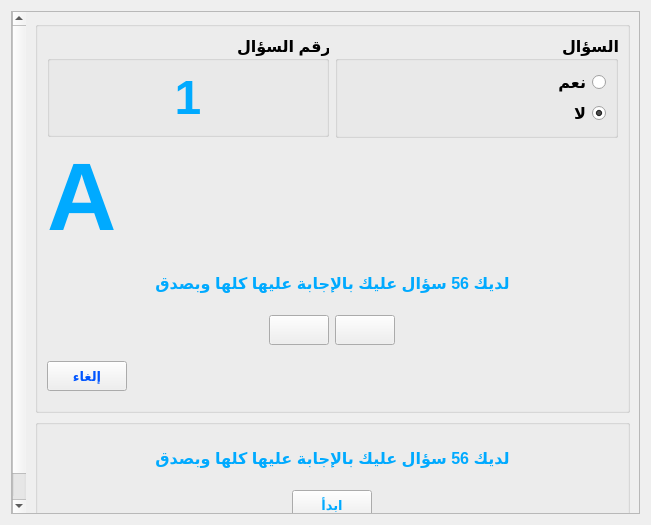
<?xml version="1.0" encoding="UTF-8"?>
<ui version="4.0">
 <class>Hbdtest</class>
 <widget class="QWidget" name="Hbdtest">
  <property name="geometry">
   <rect>
    <x>0</x>
    <y>0</y>
    <width>651</width>
    <height>525</height>
   </rect>
  </property>
  <property name="windowTitle">
   <string>Form</string>
  </property>
  <property name="layoutDirection">
   <enum>Qt::RightToLeft</enum>
  </property>
  <layout class="QVBoxLayout" name="verticalLayout_8">
   <item>
    <widget class="QScrollArea" name="scrollArea">
     <property name="widgetResizable">
      <bool>true</bool>
     </property>
     <widget class="QWidget" name="scrollAreaWidgetContents">
      <property name="geometry">
       <rect>
        <x>0</x>
        <y>0</y>
        <width>606</width>
        <height>618</height>
       </rect>
      </property>
      <layout class="QVBoxLayout" name="verticalLayout_7">
       <item>
        <widget class="QGroupBox" name="groupBox">
         <property name="title">
          <string/>
         </property>
         <layout class="QVBoxLayout" name="verticalLayout_4">
          <item>
           <layout class="QHBoxLayout" name="horizontalLayout_2">
            <item>
             <layout class="QVBoxLayout" name="verticalLayout_3">
              <item>
               <widget class="QGroupBox" name="groupBox_2">
                <property name="font">
                 <font>
                  <pointsize>12</pointsize>
                  <weight>75</weight>
                  <bold>true</bold>
                 </font>
                </property>
                <property name="title">
                 <string>السؤال</string>
                </property>
                <layout class="QVBoxLayout" name="verticalLayout_2">
                 <item>
                  <widget class="QRadioButton" name="radioButton_Yes">
                   <property name="font">
                    <font>
                     <pointsize>12</pointsize>
                     <weight>75</weight>
                     <bold>true</bold>
                    </font>
                   </property>
                   <property name="text">
                    <string>نعم</string>
                   </property>
                   <property name="checked">
                    <bool>false</bool>
                   </property>
                  </widget>
                 </item>
                 <item>
                  <widget class="QRadioButton" name="radioButton_No">
                   <property name="font">
                    <font>
                     <pointsize>12</pointsize>
                     <weight>75</weight>
                     <bold>true</bold>
                    </font>
                   </property>
                   <property name="text">
                    <string>لا</string>
                   </property>
                   <property name="checked">
                    <bool>true</bool>
                   </property>
                   <property name="autoExclusive">
                    <bool>false</bool>
                   </property>
                  </widget>
                 </item>
                </layout>
               </widget>
              </item>
              <item>
               <spacer name="verticalSpacer">
                <property name="orientation">
                 <enum>Qt::Vertical</enum>
                </property>
                <property name="sizeHint" stdset="0">
                 <size>
                  <width>20</width>
                  <height>40</height>
                 </size>
                </property>
               </spacer>
              </item>
             </layout>
            </item>
            <item>
             <layout class="QVBoxLayout" name="verticalLayout">
              <item>
               <widget class="QGroupBox" name="groupBox_3">
                <property name="font">
                 <font>
                  <pointsize>12</pointsize>
                  <weight>75</weight>
                  <bold>true</bold>
                 </font>
                </property>
                <property name="title">
                 <string>رقم السؤال</string>
                </property>
                <layout class="QVBoxLayout" name="verticalLayout_5">
                 <item>
                  <widget class="QLabel" name="label_HBDNo">
                   <property name="font">
                    <font>
                     <pointsize>36</pointsize>
                     <weight>75</weight>
                     <bold>true</bold>
                    </font>
                   </property>
                   <property name="text">
                    <string>&lt;html&gt;&lt;head/&gt;&lt;body&gt;&lt;p align=&quot;center&quot;&gt;&lt;span style=&quot; color:#00aaff;&quot;&gt;1&lt;/span&gt;&lt;/p&gt;&lt;/body&gt;&lt;/html&gt;</string>
                   </property>
                  </widget>
                 </item>
                </layout>
               </widget>
              </item>
              <item>
               <widget class="QLabel" name="label_HBDType">
                <property name="font">
                 <font>
                  <pointsize>72</pointsize>
                 </font>
                </property>
                <property name="text">
                 <string>&lt;html&gt;&lt;head/&gt;&lt;body&gt;&lt;p&gt;&lt;span style=&quot; font-weight:600; color:#00aaff;&quot;&gt;A&lt;/span&gt;&lt;/p&gt;&lt;/body&gt;&lt;/html&gt;</string>
                </property>
               </widget>
              </item>
              <item>
               <spacer name="verticalSpacer_2">
                <property name="orientation">
                 <enum>Qt::Vertical</enum>
                </property>
                <property name="sizeHint" stdset="0">
                 <size>
                  <width>20</width>
                  <height>40</height>
                 </size>
                </property>
               </spacer>
              </item>
             </layout>
            </item>
           </layout>
          </item>
          <item>
           <widget class="QLabel" name="label_statmentAnswar">
            <property name="minimumSize">
             <size>
              <width>0</width>
              <height>50</height>
             </size>
            </property>
            <property name="font">
             <font>
              <pointsize>12</pointsize>
              <weight>75</weight>
              <bold>true</bold>
             </font>
            </property>
            <property name="text">
             <string>&lt;html&gt;&lt;head/&gt;&lt;body&gt;&lt;p align=&quot;center&quot;&gt;&lt;span style=&quot; color:#00aaff;&quot;&gt;لديك 56 سؤال عليك بالإجابة عليها كلها وبصدق&lt;/span&gt;&lt;/p&gt;&lt;/body&gt;&lt;/html&gt;</string>
            </property>
           </widget>
          </item>
          <item>
           <layout class="QHBoxLayout" name="horizontalLayout">
            <item>
             <spacer name="horizontalSpacer_2">
              <property name="orientation">
               <enum>Qt::Horizontal</enum>
              </property>
              <property name="sizeHint" stdset="0">
               <size>
                <width>40</width>
                <height>20</height>
               </size>
              </property>
             </spacer>
            </item>
            <item>
             <widget class="QPushButton" name="pushButton_back">
              <property name="minimumSize">
               <size>
                <width>60</width>
                <height>30</height>
               </size>
              </property>
              <property name="toolTip">
               <string>&lt;html&gt;&lt;head/&gt;&lt;body&gt;&lt;p&gt;&lt;span style=&quot; font-weight:600; color:#00aaff;&quot;&gt;Ctrl+Right&lt;/span&gt;&lt;/p&gt;&lt;/body&gt;&lt;/html&gt;</string>
              </property>
              <property name="text">
               <string/>
              </property>
              <property name="icon">
               <iconset resource="images.qrc">
                <normaloff>:/image/NextZ.png</normaloff>:/image/NextZ.png</iconset>
              </property>
              <property name="iconSize">
               <size>
                <width>25</width>
                <height>25</height>
               </size>
              </property>
              <property name="shortcut">
               <string>Ctrl+Right</string>
              </property>
             </widget>
            </item>
            <item>
             <widget class="QPushButton" name="pushButton_Next">
              <property name="minimumSize">
               <size>
                <width>60</width>
                <height>30</height>
               </size>
              </property>
              <property name="toolTip">
               <string>&lt;html&gt;&lt;head/&gt;&lt;body&gt;&lt;p&gt;&lt;span style=&quot; font-weight:600; color:#00aaff;&quot;&gt;Ctrl+Left&lt;/span&gt;&lt;/p&gt;&lt;/body&gt;&lt;/html&gt;</string>
              </property>
              <property name="text">
               <string/>
              </property>
              <property name="icon">
               <iconset resource="images.qrc">
                <normaloff>:/image/BackZ.png</normaloff>:/image/BackZ.png</iconset>
              </property>
              <property name="iconSize">
               <size>
                <width>25</width>
                <height>25</height>
               </size>
              </property>
              <property name="shortcut">
               <string>Ctrl+Left</string>
              </property>
             </widget>
            </item>
            <item>
             <spacer name="horizontalSpacer">
              <property name="orientation">
               <enum>Qt::Horizontal</enum>
              </property>
              <property name="sizeHint" stdset="0">
               <size>
                <width>40</width>
                <height>20</height>
               </size>
              </property>
             </spacer>
            </item>
           </layout>
          </item>
          <item>
           <layout class="QHBoxLayout" name="horizontalLayout_3">
            <item>
             <spacer name="horizontalSpacer_4">
              <property name="orientation">
               <enum>Qt::Horizontal</enum>
              </property>
              <property name="sizeHint" stdset="0">
               <size>
                <width>40</width>
                <height>20</height>
               </size>
              </property>
             </spacer>
            </item>
            <item>
             <widget class="LabellcdPopup" name="MessagePopup" native="true">
              <property name="minimumSize">
               <size>
                <width>0</width>
                <height>50</height>
               </size>
              </property>
              <property name="palette">
               <palette>
                <active>
                 <colorrole role="WindowText">
                  <brush brushstyle="SolidPattern">
                   <color alpha="255">
                    <red>255</red>
                    <green>255</green>
                    <blue>255</blue>
                   </color>
                  </brush>
                 </colorrole>
                 <colorrole role="Button">
                  <brush brushstyle="SolidPattern">
                   <color alpha="255">
                    <red>0</red>
                    <green>170</green>
                    <blue>255</blue>
                   </color>
                  </brush>
                 </colorrole>
                 <colorrole role="Midlight">
                  <brush brushstyle="SolidPattern">
                   <color alpha="255">
                    <red>0</red>
                    <green>170</green>
                    <blue>255</blue>
                   </color>
                  </brush>
                 </colorrole>
                 <colorrole role="Dark">
                  <brush brushstyle="SolidPattern">
                   <color alpha="255">
                    <red>0</red>
                    <green>170</green>
                    <blue>255</blue>
                   </color>
                  </brush>
                 </colorrole>
                 <colorrole role="Mid">
                  <brush brushstyle="SolidPattern">
                   <color alpha="255">
                    <red>0</red>
                    <green>170</green>
                    <blue>255</blue>
                   </color>
                  </brush>
                 </colorrole>
                 <colorrole role="Text">
                  <brush brushstyle="SolidPattern">
                   <color alpha="255">
                    <red>255</red>
                    <green>85</green>
                    <blue>0</blue>
                   </color>
                  </brush>
                 </colorrole>
                 <colorrole role="ButtonText">
                  <brush brushstyle="SolidPattern">
                   <color alpha="255">
                    <red>255</red>
                    <green>85</green>
                    <blue>0</blue>
                   </color>
                  </brush>
                 </colorrole>
                 <colorrole role="Base">
                  <brush brushstyle="SolidPattern">
                   <color alpha="255">
                    <red>0</red>
                    <green>170</green>
                    <blue>255</blue>
                   </color>
                  </brush>
                 </colorrole>
                 <colorrole role="Window">
                  <brush brushstyle="SolidPattern">
                   <color alpha="255">
                    <red>0</red>
                    <green>170</green>
                    <blue>255</blue>
                   </color>
                  </brush>
                 </colorrole>
                 <colorrole role="Shadow">
                  <brush brushstyle="SolidPattern">
                   <color alpha="255">
                    <red>0</red>
                    <green>170</green>
                    <blue>255</blue>
                   </color>
                  </brush>
                 </colorrole>
                 <colorrole role="HighlightedText">
                  <brush brushstyle="SolidPattern">
                   <color alpha="255">
                    <red>255</red>
                    <green>85</green>
                    <blue>0</blue>
                   </color>
                  </brush>
                 </colorrole>
                 <colorrole role="AlternateBase">
                  <brush brushstyle="SolidPattern">
                   <color alpha="255">
                    <red>0</red>
                    <green>170</green>
                    <blue>255</blue>
                   </color>
                  </brush>
                 </colorrole>
                </active>
                <inactive>
                 <colorrole role="WindowText">
                  <brush brushstyle="SolidPattern">
                   <color alpha="255">
                    <red>255</red>
                    <green>255</green>
                    <blue>255</blue>
                   </color>
                  </brush>
                 </colorrole>
                 <colorrole role="Button">
                  <brush brushstyle="SolidPattern">
                   <color alpha="255">
                    <red>0</red>
                    <green>170</green>
                    <blue>255</blue>
                   </color>
                  </brush>
                 </colorrole>
                 <colorrole role="Midlight">
                  <brush brushstyle="SolidPattern">
                   <color alpha="255">
                    <red>0</red>
                    <green>170</green>
                    <blue>255</blue>
                   </color>
                  </brush>
                 </colorrole>
                 <colorrole role="Dark">
                  <brush brushstyle="SolidPattern">
                   <color alpha="255">
                    <red>0</red>
                    <green>170</green>
                    <blue>255</blue>
                   </color>
                  </brush>
                 </colorrole>
                 <colorrole role="Mid">
                  <brush brushstyle="SolidPattern">
                   <color alpha="255">
                    <red>0</red>
                    <green>170</green>
                    <blue>255</blue>
                   </color>
                  </brush>
                 </colorrole>
                 <colorrole role="Text">
                  <brush brushstyle="SolidPattern">
                   <color alpha="255">
                    <red>255</red>
                    <green>85</green>
                    <blue>0</blue>
                   </color>
                  </brush>
                 </colorrole>
                 <colorrole role="ButtonText">
                  <brush brushstyle="SolidPattern">
                   <color alpha="255">
                    <red>255</red>
                    <green>85</green>
                    <blue>0</blue>
                   </color>
                  </brush>
                 </colorrole>
                 <colorrole role="Base">
                  <brush brushstyle="SolidPattern">
                   <color alpha="255">
                    <red>0</red>
                    <green>170</green>
                    <blue>255</blue>
                   </color>
                  </brush>
                 </colorrole>
                 <colorrole role="Window">
                  <brush brushstyle="SolidPattern">
                   <color alpha="255">
                    <red>0</red>
                    <green>170</green>
                    <blue>255</blue>
                   </color>
                  </brush>
                 </colorrole>
                 <colorrole role="Shadow">
                  <brush brushstyle="SolidPattern">
                   <color alpha="255">
                    <red>0</red>
                    <green>170</green>
                    <blue>255</blue>
                   </color>
                  </brush>
                 </colorrole>
                 <colorrole role="HighlightedText">
                  <brush brushstyle="SolidPattern">
                   <color alpha="255">
                    <red>255</red>
                    <green>85</green>
                    <blue>0</blue>
                   </color>
                  </brush>
                 </colorrole>
                 <colorrole role="AlternateBase">
                  <brush brushstyle="SolidPattern">
                   <color alpha="255">
                    <red>0</red>
                    <green>170</green>
                    <blue>255</blue>
                   </color>
                  </brush>
                 </colorrole>
                </inactive>
                <disabled>
                 <colorrole role="WindowText">
                  <brush brushstyle="SolidPattern">
                   <color alpha="255">
                    <red>0</red>
                    <green>170</green>
                    <blue>255</blue>
                   </color>
                  </brush>
                 </colorrole>
                 <colorrole role="Button">
                  <brush brushstyle="SolidPattern">
                   <color alpha="255">
                    <red>0</red>
                    <green>170</green>
                    <blue>255</blue>
                   </color>
                  </brush>
                 </colorrole>
                 <colorrole role="Midlight">
                  <brush brushstyle="SolidPattern">
                   <color alpha="255">
                    <red>0</red>
                    <green>170</green>
                    <blue>255</blue>
                   </color>
                  </brush>
                 </colorrole>
                 <colorrole role="Dark">
                  <brush brushstyle="SolidPattern">
                   <color alpha="255">
                    <red>0</red>
                    <green>170</green>
                    <blue>255</blue>
                   </color>
                  </brush>
                 </colorrole>
                 <colorrole role="Mid">
                  <brush brushstyle="SolidPattern">
                   <color alpha="255">
                    <red>0</red>
                    <green>170</green>
                    <blue>255</blue>
                   </color>
                  </brush>
                 </colorrole>
                 <colorrole role="Text">
                  <brush brushstyle="SolidPattern">
                   <color alpha="255">
                    <red>0</red>
                    <green>170</green>
                    <blue>255</blue>
                   </color>
                  </brush>
                 </colorrole>
                 <colorrole role="ButtonText">
                  <brush brushstyle="SolidPattern">
                   <color alpha="255">
                    <red>0</red>
                    <green>170</green>
                    <blue>255</blue>
                   </color>
                  </brush>
                 </colorrole>
                 <colorrole role="Base">
                  <brush brushstyle="SolidPattern">
                   <color alpha="255">
                    <red>0</red>
                    <green>170</green>
                    <blue>255</blue>
                   </color>
                  </brush>
                 </colorrole>
                 <colorrole role="Window">
                  <brush brushstyle="SolidPattern">
                   <color alpha="255">
                    <red>0</red>
                    <green>170</green>
                    <blue>255</blue>
                   </color>
                  </brush>
                 </colorrole>
                 <colorrole role="Shadow">
                  <brush brushstyle="SolidPattern">
                   <color alpha="255">
                    <red>0</red>
                    <green>170</green>
                    <blue>255</blue>
                   </color>
                  </brush>
                 </colorrole>
                 <colorrole role="HighlightedText">
                  <brush brushstyle="SolidPattern">
                   <color alpha="255">
                    <red>255</red>
                    <green>85</green>
                    <blue>0</blue>
                   </color>
                  </brush>
                 </colorrole>
                 <colorrole role="AlternateBase">
                  <brush brushstyle="SolidPattern">
                   <color alpha="255">
                    <red>0</red>
                    <green>170</green>
                    <blue>255</blue>
                   </color>
                  </brush>
                 </colorrole>
                </disabled>
               </palette>
              </property>
             </widget>
            </item>
            <item>
             <spacer name="horizontalSpacer_3">
              <property name="orientation">
               <enum>Qt::Horizontal</enum>
              </property>
              <property name="sizeHint" stdset="0">
               <size>
                <width>40</width>
                <height>20</height>
               </size>
              </property>
             </spacer>
            </item>
            <item>
             <spacer name="verticalSpacer_9">
              <property name="orientation">
               <enum>Qt::Vertical</enum>
              </property>
              <property name="sizeType">
               <enum>QSizePolicy::Minimum</enum>
              </property>
              <property name="sizeHint" stdset="0">
               <size>
                <width>20</width>
                <height>50</height>
               </size>
              </property>
             </spacer>
            </item>
            <item>
             <widget class="QPushButton" name="pushButton_Cancel">
              <property name="minimumSize">
               <size>
                <width>80</width>
                <height>30</height>
               </size>
              </property>
              <property name="palette">
               <palette>
                <active>
                 <colorrole role="Text">
                  <brush brushstyle="SolidPattern">
                   <color alpha="255">
                    <red>0</red>
                    <green>85</green>
                    <blue>255</blue>
                   </color>
                  </brush>
                 </colorrole>
                 <colorrole role="ButtonText">
                  <brush brushstyle="SolidPattern">
                   <color alpha="255">
                    <red>0</red>
                    <green>85</green>
                    <blue>255</blue>
                   </color>
                  </brush>
                 </colorrole>
                </active>
                <inactive>
                 <colorrole role="Text">
                  <brush brushstyle="SolidPattern">
                   <color alpha="255">
                    <red>0</red>
                    <green>85</green>
                    <blue>255</blue>
                   </color>
                  </brush>
                 </colorrole>
                 <colorrole role="ButtonText">
                  <brush brushstyle="SolidPattern">
                   <color alpha="255">
                    <red>0</red>
                    <green>85</green>
                    <blue>255</blue>
                   </color>
                  </brush>
                 </colorrole>
                </inactive>
                <disabled>
                 <colorrole role="Text">
                  <brush brushstyle="SolidPattern">
                   <color alpha="255">
                    <red>120</red>
                    <green>120</green>
                    <blue>120</blue>
                   </color>
                  </brush>
                 </colorrole>
                 <colorrole role="ButtonText">
                  <brush brushstyle="SolidPattern">
                   <color alpha="255">
                    <red>120</red>
                    <green>120</green>
                    <blue>120</blue>
                   </color>
                  </brush>
                 </colorrole>
                </disabled>
               </palette>
              </property>
              <property name="font">
               <font>
                <pointsize>10</pointsize>
                <weight>75</weight>
                <bold>true</bold>
               </font>
              </property>
              <property name="text">
               <string>إلغاء</string>
              </property>
              <property name="icon">
               <iconset resource="images.qrc">
                <normaloff>:/image/cancel.png</normaloff>:/image/cancel.png</iconset>
              </property>
              <property name="iconSize">
               <size>
                <width>30</width>
                <height>30</height>
               </size>
              </property>
              <property name="shortcut">
               <string>Esc</string>
              </property>
             </widget>
            </item>
           </layout>
          </item>
         </layout>
        </widget>
       </item>
       <item>
        <widget class="QGroupBox" name="groupBox_4">
         <property name="title">
          <string/>
         </property>
         <layout class="QVBoxLayout" name="verticalLayout_6">
          <item>
           <spacer name="verticalSpacer_3">
            <property name="orientation">
             <enum>Qt::Vertical</enum>
            </property>
            <property name="sizeHint" stdset="0">
             <size>
              <width>20</width>
              <height>121</height>
             </size>
            </property>
           </spacer>
          </item>
          <item>
           <widget class="QLabel" name="label_statmentAnswar_2">
            <property name="minimumSize">
             <size>
              <width>0</width>
              <height>50</height>
             </size>
            </property>
            <property name="font">
             <font>
              <pointsize>12</pointsize>
              <weight>75</weight>
              <bold>true</bold>
             </font>
            </property>
            <property name="text">
             <string>&lt;html&gt;&lt;head/&gt;&lt;body&gt;&lt;p align=&quot;center&quot;&gt;&lt;span style=&quot; color:#00aaff;&quot;&gt;لديك 56 سؤال عليك بالإجابة عليها كلها وبصدق&lt;/span&gt;&lt;/p&gt;&lt;/body&gt;&lt;/html&gt;</string>
            </property>
           </widget>
          </item>
          <item>
           <layout class="QHBoxLayout" name="horizontalLayout_4">
            <item>
             <spacer name="horizontalSpacer_5">
              <property name="orientation">
               <enum>Qt::Horizontal</enum>
              </property>
              <property name="sizeHint" stdset="0">
               <size>
                <width>40</width>
                <height>20</height>
               </size>
              </property>
             </spacer>
            </item>
            <item>
             <widget class="QPushButton" name="pushButton_Next_2">
              <property name="minimumSize">
               <size>
                <width>60</width>
                <height>30</height>
               </size>
              </property>
              <property name="palette">
               <palette>
                <active>
                 <colorrole role="ButtonText">
                  <brush brushstyle="SolidPattern">
                   <color alpha="255">
                    <red>0</red>
                    <green>170</green>
                    <blue>255</blue>
                   </color>
                  </brush>
                 </colorrole>
                </active>
                <inactive>
                 <colorrole role="ButtonText">
                  <brush brushstyle="SolidPattern">
                   <color alpha="255">
                    <red>0</red>
                    <green>170</green>
                    <blue>255</blue>
                   </color>
                  </brush>
                 </colorrole>
                </inactive>
                <disabled>
                 <colorrole role="ButtonText">
                  <brush brushstyle="SolidPattern">
                   <color alpha="255">
                    <red>120</red>
                    <green>120</green>
                    <blue>120</blue>
                   </color>
                  </brush>
                 </colorrole>
                </disabled>
               </palette>
              </property>
              <property name="font">
               <font>
                <pointsize>10</pointsize>
                <weight>75</weight>
                <bold>true</bold>
               </font>
              </property>
              <property name="toolTip">
               <string>&lt;html&gt;&lt;head/&gt;&lt;body&gt;&lt;p&gt;&lt;span style=&quot; font-weight:600; color:#00aaff;&quot;&gt;Ctrl+Left&lt;/span&gt;&lt;/p&gt;&lt;/body&gt;&lt;/html&gt;</string>
              </property>
              <property name="text">
               <string>ابدأ</string>
              </property>
              <property name="icon">
               <iconset resource="images.qrc">
                <normaloff>:/image/BackZ.png</normaloff>:/image/BackZ.png</iconset>
              </property>
              <property name="iconSize">
               <size>
                <width>25</width>
                <height>25</height>
               </size>
              </property>
              <property name="shortcut">
               <string>Ctrl+Left</string>
              </property>
             </widget>
            </item>
            <item>
             <spacer name="horizontalSpacer_6">
              <property name="orientation">
               <enum>Qt::Horizontal</enum>
              </property>
              <property name="sizeHint" stdset="0">
               <size>
                <width>40</width>
                <height>20</height>
               </size>
              </property>
             </spacer>
            </item>
           </layout>
          </item>
          <item>
           <spacer name="verticalSpacer_4">
            <property name="orientation">
             <enum>Qt::Vertical</enum>
            </property>
            <property name="sizeHint" stdset="0">
             <size>
              <width>20</width>
              <height>26</height>
             </size>
            </property>
           </spacer>
          </item>
         </layout>
         <zorder>verticalSpacer_3</zorder>
         <zorder>verticalSpacer_4</zorder>
         <zorder>label_statmentAnswar_2</zorder>
        </widget>
       </item>
      </layout>
     </widget>
    </widget>
   </item>
  </layout>
 </widget>
 <customwidgets>
  <customwidget>
   <class>LabellcdPopup</class>
   <extends>QWidget</extends>
   <header>labellcdpopup.h</header>
   <container>1</container>
  </customwidget>
 </customwidgets>
 <resources>
  <include location="images.qrc"/>
 </resources>
 <connections/>
</ui>
